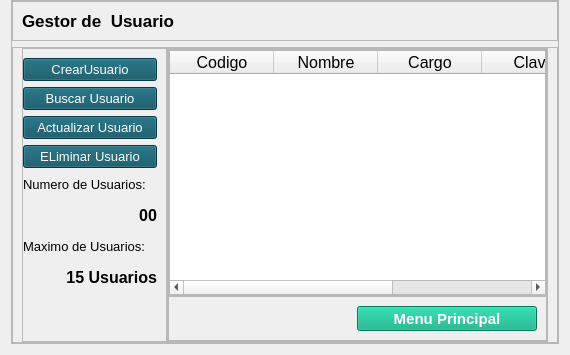
             <widget class="QWidget" name="pageA_Inicio">
              <layout class="QHBoxLayout" name="horizontalLayout_5">
               <property name="topMargin">
                <number>0</number>
               </property>
               <item>
                <widget class="QFrame" name="cuerpo">
                 <property name="minimumSize">
                  <size>
                   <width>0</width>
                   <height>0</height>
                  </size>
                 </property>
                 <property name="maximumSize">
                  <size>
                   <width>700</width>
                   <height>16777215</height>
                  </size>
                 </property>
                 <property name="styleSheet">
                  <string notr="true"/>
                 </property>
                 <property name="frameShape">
                  <enum>QFrame::StyledPanel</enum>
                 </property>
                 <property name="frameShadow">
                  <enum>QFrame::Raised</enum>
                 </property>
                 <layout class="QVBoxLayout" name="verticalLayout_3">
                  <property name="spacing">
                   <number>6</number>
                  </property>
                  <property name="leftMargin">
                   <number>0</number>
                  </property>
                  <property name="topMargin">
                   <number>0</number>
                  </property>
                  <property name="rightMargin">
                   <number>0</number>
                  </property>
                  <property name="bottomMargin">
                   <number>0</number>
                  </property>
                  <item>
                   <widget class="QFrame" name="Atitulo">
                    <property name="maximumSize">
                     <size>
                      <width>16777215</width>
                      <height>40</height>
                     </size>
                    </property>
                    <property name="frameShape">
                     <enum>QFrame::StyledPanel</enum>
                    </property>
                    <property name="frameShadow">
                     <enum>QFrame::Raised</enum>
                    </property>
                    <layout class="QVBoxLayout" name="verticalLayout_4">
                     <item>
                      <widget class="QLabel" name="label_2">
                       <property name="maximumSize">
                        <size>
                         <width>300</width>
                         <height>16777215</height>
                        </size>
                       </property>
                       <property name="font">
                        <font>
                         <pointsize>13</pointsize>
                         <weight>75</weight>
                         <bold>true</bold>
                        </font>
                       </property>
                       <property name="text">
                        <string>Gestor de  Usuario</string>
                       </property>
                      </widget>
                     </item>
                    </layout>
                   </widget>
                  </item>
                  <item>
                   <widget class="QFrame" name="Cbody">
                    <property name="frameShape">
                     <enum>QFrame::StyledPanel</enum>
                    </property>
                    <property name="frameShadow">
                     <enum>QFrame::Raised</enum>
                    </property>
                    <layout class="QHBoxLayout" name="horizontalLayout_6">
                     <property name="spacing">
                      <number>0</number>
                     </property>
                     <property name="topMargin">
                      <number>0</number>
                     </property>
                     <property name="bottomMargin">
                      <number>0</number>
                     </property>
                     <item>
                      <widget class="QFrame" name="frame_8">
                       <property name="minimumSize">
                        <size>
                         <width>145</width>
                         <height>0</height>
                        </size>
                       </property>
                       <property name="maximumSize">
                        <size>
                         <width>150</width>
                         <height>16777215</height>
                        </size>
                       </property>
                       <property name="styleSheet">
                        <string notr="true">QPushButton
{
color: rgb(255, 255, 255);
background-color: rgb(8, 80, 97);
}
QPushButton::hover
{
color: rgb(255, 255, 255);
	background-color: rgb(45, 131, 118);
}</string>
                       </property>
                       <property name="frameShape">
                        <enum>QFrame::StyledPanel</enum>
                       </property>
                       <property name="frameShadow">
                        <enum>QFrame::Raised</enum>
                       </property>
                       <layout class="QVBoxLayout" name="verticalLayout_7">
                        <property name="spacing">
                         <number>6</number>
                        </property>
                        <property name="leftMargin">
                         <number>0</number>
                        </property>
                        <property name="topMargin">
                         <number>9</number>
                        </property>
                        <item>
                         <widget class="QPushButton" name="btnCrear">
                          <property name="font">
                           <font>
                            <pointsize>10</pointsize>
                           </font>
                          </property>
                          <property name="text">
                           <string>CrearUsuario</string>
                          </property>
                         </widget>
                        </item>
                        <item>
                         <widget class="QPushButton" name="btnBuscar">
                          <property name="font">
                           <font>
                            <pointsize>10</pointsize>
                           </font>
                          </property>
                          <property name="text">
                           <string>Buscar Usuario</string>
                          </property>
                         </widget>
                        </item>
                        <item>
                         <widget class="QPushButton" name="btnActualizar">
                          <property name="font">
                           <font>
                            <pointsize>10</pointsize>
                           </font>
                          </property>
                          <property name="text">
                           <string>Actualizar Usuario</string>
                          </property>
                         </widget>
                        </item>
                        <item>
                         <widget class="QPushButton" name="btnEliminar">
                          <property name="font">
                           <font>
                            <pointsize>10</pointsize>
                           </font>
                          </property>
                          <property name="text">
                           <string>ELiminar Usuario</string>
                          </property>
                         </widget>
                        </item>
                        <item>
                         <widget class="QLabel" name="label_3">
                          <property name="minimumSize">
                           <size>
                            <width>0</width>
                            <height>20</height>
                           </size>
                          </property>
                          <property name="font">
                           <font>
                            <pointsize>10</pointsize>
                           </font>
                          </property>
                          <property name="text">
                           <string>Numero de Usuarios:</string>
                          </property>
                         </widget>
                        </item>
                        <item>
                         <widget class="QLabel" name="txtTotal_item">
                          <property name="minimumSize">
                           <size>
                            <width>0</width>
                            <height>30</height>
                           </size>
                          </property>
                          <property name="font">
                           <font>
                            <pointsize>12</pointsize>
                            <weight>75</weight>
                            <bold>true</bold>
                           </font>
                          </property>
                          <property name="text">
                           <string>00</string>
                          </property>
                          <property name="alignment">
                           <set>Qt::AlignRight|Qt::AlignTrailing|Qt::AlignVCenter</set>
                          </property>
                         </widget>
                        </item>
                        <item>
                         <widget class="QLabel" name="label_5">
                          <property name="minimumSize">
                           <size>
                            <width>0</width>
                            <height>20</height>
                           </size>
                          </property>
                          <property name="font">
                           <font>
                            <pointsize>10</pointsize>
                           </font>
                          </property>
                          <property name="text">
                           <string>Maximo de Usuarios:</string>
                          </property>
                         </widget>
                        </item>
                        <item>
                         <widget class="QLabel" name="txtMaximo_item">
                          <property name="minimumSize">
                           <size>
                            <width>0</width>
                            <height>30</height>
                           </size>
                          </property>
                          <property name="font">
                           <font>
                            <pointsize>12</pointsize>
                            <weight>75</weight>
                            <bold>true</bold>
                           </font>
                          </property>
                          <property name="text">
                           <string>15 Usuarios</string>
                          </property>
                          <property name="alignment">
                           <set>Qt::AlignRight|Qt::AlignTrailing|Qt::AlignVCenter</set>
                          </property>
                         </widget>
                        </item>
                        <item>
                         <spacer name="verticalSpacer_2">
                          <property name="orientation">
                           <enum>Qt::Vertical</enum>
                          </property>
                          <property name="sizeHint" stdset="0">
                           <size>
                            <width>20</width>
                            <height>40</height>
                           </size>
                          </property>
                         </spacer>
                        </item>
                       </layout>
                      </widget>
                     </item>
                     <item>
                      <widget class="QFrame" name="frame_7">
                       <property name="frameShape">
                        <enum>QFrame::StyledPanel</enum>
                       </property>
                       <property name="frameShadow">
                        <enum>QFrame::Raised</enum>
                       </property>
                       <layout class="QVBoxLayout" name="verticalLayout_6">
                        <property name="spacing">
                         <number>0</number>
                        </property>
                        <property name="leftMargin">
                         <number>0</number>
                        </property>
                        <property name="topMargin">
                         <number>0</number>
                        </property>
                        <property name="rightMargin">
                         <number>0</number>
                        </property>
                        <property name="bottomMargin">
                         <number>0</number>
                        </property>
                        <item>
                         <widget class="QFrame" name="frame_9">
                          <property name="frameShape">
                           <enum>QFrame::StyledPanel</enum>
                          </property>
                          <property name="frameShadow">
                           <enum>QFrame::Raised</enum>
                          </property>
                          <layout class="QHBoxLayout" name="horizontalLayout_7">
                           <property name="spacing">
                            <number>0</number>
                           </property>
                           <property name="leftMargin">
                            <number>0</number>
                           </property>
                           <property name="topMargin">
                            <number>0</number>
                           </property>
                           <property name="rightMargin">
                            <number>0</number>
                           </property>
                           <property name="bottomMargin">
                            <number>0</number>
                           </property>
                           <item>
                            <widget class="QTableWidget" name="tblUsuario">
                             <property name="font">
                              <font>
                               <pointsize>12</pointsize>
                              </font>
                             </property>
                             <property name="styleSheet">
                              <string notr="true"/>
                             </property>
                             <attribute name="horizontalHeaderCascadingSectionResizes">
                              <bool>false</bool>
                             </attribute>
                             <attribute name="horizontalHeaderDefaultSectionSize">
                              <number>104</number>
                             </attribute>
                             <attribute name="verticalHeaderVisible">
                              <bool>false</bool>
                             </attribute>
                             <column>
                              <property name="text">
                               <string>Codigo</string>
                              </property>
                             </column>
                             <column>
                              <property name="text">
                               <string>Nombre</string>
                              </property>
                             </column>
                             <column>
                              <property name="text">
                               <string>Cargo</string>
                              </property>
                             </column>
                             <column>
                              <property name="text">
                               <string>Clave</string>
                              </property>
                             </column>
                             <column>
                              <property name="text">
                               <string>Estado</string>
                              </property>
                             </column>
                            </widget>
                           </item>
                          </layout>
                         </widget>
                        </item>
                        <item>
                         <widget class="QFrame" name="frame_10">
                          <property name="minimumSize">
                           <size>
                            <width>0</width>
                            <height>45</height>
                           </size>
                          </property>
                          <property name="maximumSize">
                           <size>
                            <width>16777215</width>
                            <height>45</height>
                           </size>
                          </property>
                          <property name="styleSheet">
                           <string notr="true">QPushButton
{
color: rgb(255, 255, 255);
background-color: rgb(8, 80, 97);
}
QPushButton::hover
{
color: rgb(255, 255, 255);
	background-color: rgb(45, 131, 118);
}</string>
                          </property>
                          <property name="frameShape">
                           <enum>QFrame::StyledPanel</enum>
                          </property>
                          <property name="frameShadow">
                           <enum>QFrame::Raised</enum>
                          </property>
                          <layout class="QHBoxLayout" name="horizontalLayout_8">
                           <item>
                            <spacer name="horizontalSpacer">
                             <property name="orientation">
                              <enum>Qt::Horizontal</enum>
                             </property>
                             <property name="sizeHint" stdset="0">
                              <size>
                               <width>179</width>
                               <height>20</height>
                              </size>
                             </property>
                            </spacer>
                           </item>
                           <item>
                            <widget class="QPushButton" name="btnXCerrarA">
                             <property name="minimumSize">
                              <size>
                               <width>180</width>
                               <height>0</height>
                              </size>
                             </property>
                             <property name="font">
                              <font>
                               <pointsize>11</pointsize>
                               <weight>75</weight>
                               <bold>true</bold>
                              </font>
                             </property>
                             <property name="styleSheet">
                              <string notr="true">QPushButton
{
color: rgb(255, 255, 255);
background-color: rgb(0, 170, 127);

}
QPushButton::hover
{
color: rgb(255, 255, 255);
background-color: rgb(8, 80, 97);
}</string>
                             </property>
                             <property name="text">
                              <string>Menu Principal</string>
                             </property>
                            </widget>
                           </item>
                          </layout>
                         </widget>
                        </item>
                       </layout>
                      </widget>
                     </item>
                    </layout>
                   </widget>
                  </item>
                 </layout>
                </widget>
               </item>
              </layout>
             </widget>
